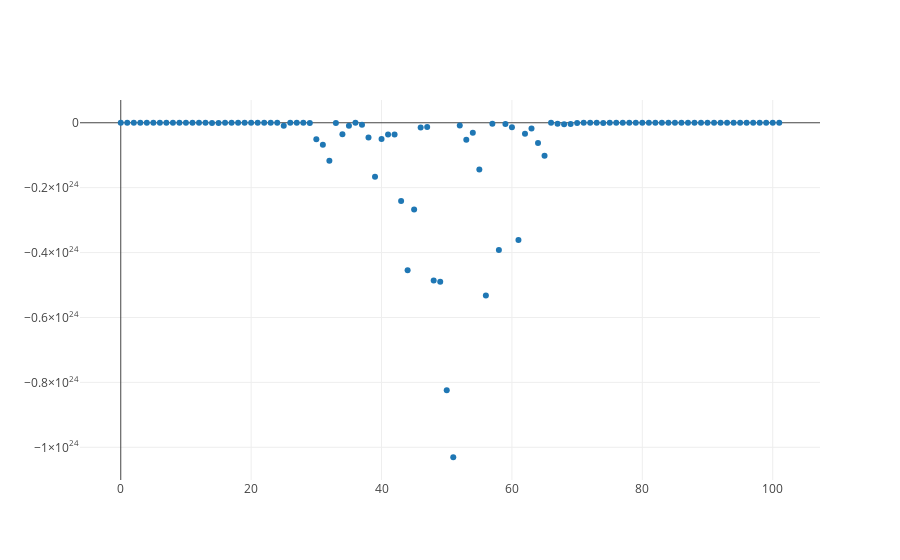

The code cell stored with this chart in its notebook:
### Code cell
trace_rfecv = trace_values(num_features, rfecv_scores)
plot([trace_rfecv])
